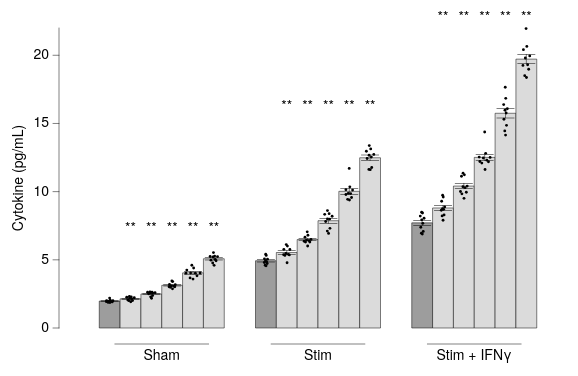

Write a Vega-Lite specification for this figure.
### Vega-Lite specification from a JSON file in a GitHub repository (floating-point values rounded to 4 significant figures; data arrays with more than 128 entries replaced by an {"elided": "..."} marker saying what was removed)
{"background": null, "config": {"arc": {"fill": "#DBDBDB", "fillOpacity": 1.0, "innerRadius": 37.5, "padAngle": 0.03, "stroke": "black", "strokeOpacity": 1, "strokeWidth": 0.25}, "area": {"fill": "#DBDBDB", "fillOpacity": 1.0, "stroke": "black", "strokeOpacity": 1, "strokeWidth": 0.25}, "axis": {"domain": true, "domainCap": "round", "domainColor": "black", "domainWidth": 0.25, "grid": false, "gridCap": "round", "gridColor": "#F1F1F1", "gridDash": [0, 0], "gridOpacity": 1.0, "gridWidth": 0.25, "labelColor": "black", "labelFont": "Helvetica Neue, HelveticaNeue, Helvetica, Arial, sans-serif", "labelFontSize": 7, "labelFontStyle": "normal", "labelFontWeight": 400, "offset": 4.5, "ticks": true, "tickCap": "round", "tickColor": "black", "tickRound": false, "tickSize": 3, "tickWidth": 0.25, "titleColor": "black", "titleFont": "Helvetica Neue, HelveticaNeue, Helvetica, Arial, sans-serif", "titleFontSize": 7, "titleFontStyle": "normal", "titleFontWeight": 400}, "axisX": {"domain": false, "labelAlign": "center", "labelAngle": 0, "labels": true, "ticks": false, "translate": 0}, "axisY": {"domain": true, "labelAlign": "right", "labelAngle": 0, "labels": true, "ticks": true, "translate": 0}, "axisRight": {"domain": true, "labelAlign": "left", "labelAngle": 0, "labels": true, "ticks": true, "translate": 0}, "axisTop": {"domain": false, "labelAlign": "center", "labelAngle": 0, "labels": true, "ticks": false, "translate": 0}, "axisBand": {"tickOffset": 0}, "bar": {"fill": "#DBDBDB", "fillOpacity": 1.0, "stroke": "black", "strokeOpacity": 1, "strokeWidth": 0.25}, "boxplot": {"size": 13.5, "ticks": {"cornerRadius": 0.25, "fill": "black", "opacity": 1, "size": 6.75, "thickness": 0.25}, "box": {"fillOpacity": 1.0, "stroke": "black", "strokeOpacity": 1, "strokeWidth": 0.25}, "median": {"cornerRadius": 0, "fill": "black", "fillOpacity": 1.0, "opacity": 1, "size": 13.5, "thickness": 0.25}, "rule": {"fill": "black", "fillOpacity": 1.0, "size": 15.0, "stroke": "black", "strokeDash": [0, 0], "strokeOpacity": 1, "strokeWidth": 0.25}, "outliers": {"color": "black", "fill": "black", "fillOpacity": 1.0, "size": 0, "stroke": "black", "strokeOpacity": 1, "strokeWidth": 0.25}}, "circle": {"fill": "black", "fillOpacity": 1.0, "size": 0.75, "stroke": null, "strokeOpacity": 1, "strokeWidth": 0.25}, "errorband": {"band": {"fillOpacity": 0.6, "stroke": null, "strokeWidth": 0.25, "strokeOpacity": 1}, "borders": {"opacity": 0, "strokeOpacity": 0.25, "strokeWidth": 1}}, "errorbar": {"opacity": 1, "rule": {"strokeDash": [0, 0], "strokeWidth": 0.25}, "ticks": {"color": "black", "cornerRadius": 0.125, "opacity": 1, "size": 9.0, "thickness": 0.25}, "thickness": 0.25}, "font": "Helvetica Neue, HelveticaNeue, Helvetica, Arial, sans-serif", "geoshape": {"fill": "#DBDBDB", "fillOpacity": 1.0, "stroke": "black", "strokeOpacity": 1, "strokeWidth": 0.25}, "header": {"labelColor": "black", "labelFont": "Helvetica Neue, HelveticaNeue, Helvetica, Arial, sans-serif", "labelFontSize": 7, "labelFontStyle": "normal", "labelFontWeight": 400, "titleColor": "black", "titleFont": "Helvetica Neue, HelveticaNeue, Helvetica, Arial, sans-serif", "titleFontSize": 7, "titleFontStyle": "normal", "titleFontWeight": 400, "titlePadding": 0}, "legend": {"disable": false, "offset": 4.5, "titlePadding": 4, "labelOffset": 2, "gradientLabelOffset": 2, "gradientLength": 75.0, "gradientThickness": 7.5, "gradientOpacity": 1.0, "gradientStrokeColor": "black", "gradientStrokeWidth": 0.25, "labelColor": "black", "labelFont": "Helvetica Neue, HelveticaNeue, Helvetica, Arial, sans-serif", "labelFontSize": 7, "labelFontStyle": "normal", "labelFontWeight": 400, "strokeColor": "black", "strokeWidth": 0, "symbolSize": 42, "symbolStrokeColor": "black", "symbolStrokeWidth": 0.25, "titleColor": "black", "titleFont": "Helvetica Neue, HelveticaNeue, Helvetica, Arial, sans-serif", "titleFontSize": 7, "titleFontStyle": "normal", "titleFontWeight": 400}, "line": {"color": "black", "stroke": "black", "strokeCap": "round", "strokeDash": [0, 0], "strokeOpacity": 1, "strokeWidth": 0.375}, "point": {"filled": true, "fill": "#DBDBDB", "fillOpacity": 1.0, "size": 7.5, "stroke": "black", "strokeOpacity": 1, "strokeWidth": 0.25}, "range": {"category": ["#C6D9F1", "#F1C9CB", "#FEF0B9", "#CEE37A", "#7AA8E0", "#E589A3", "#FDDD5D", "#68B961", "#4177B1", "#C35082", "#E5C227", "#438156"], "diverging": {"scheme": ["#C35082", "#CE6D94", "#D989A7", "#E2A4BA", "#EABFCE", "#F1DBE2", "#F6F6F6", "#D7E0EB", "#B9CBE0", "#9BB6D5", "#7DA1C9", "#5F8CBD", "#4177B1"]}, "heatmap": {"scheme": ["#32022B", "#43044D", "#4C196E", "#4D338C", "#484DA6", "#3A68BB", "#1D83CA", "#1D9CCB", "#23B5C9", "#28CDC5", "#4DE0B4", "#91EE9F"]}, "ordinal": {"scheme": ["#F1F1F1", "#DBDBDB", "#C6C6C6", "#B2B2B2", "#9D9D9D", "#898989", "#767676", "#636363", "#515151", "#404040", "#2F2F2F", "#1F1F1F"]}, "ramp": {"scheme": ["#32022B", "#43044D", "#4C196E", "#4D338C", "#484DA6", "#3A68BB", "#1D83CA", "#1D9CCB", "#23B5C9", "#28CDC5", "#4DE0B4", "#91EE9F"]}}, "rule": {"color": "black", "stroke": "black", "strokeCap": "round", "strokeDash": [2, 2], "strokeOpacity": 1, "strokeWidth": 0.25}, "scale": {"bandPaddingInner": 0.1, "bandPaddingOuter": 0.1, "round": false}, "rect": {"fill": "#DBDBDB", "fillOpacity": 1.0, "stroke": "black", "strokeOpacity": 1, "strokeWidth": 0.25}, "square": {"fill": "#DBDBDB", "fillOpacity": 1.0, "size": 15.0, "stroke": "black", "strokeOpacity": 1, "strokeWidth": 0.25}, "text": {"color": "black", "font": "Helvetica Neue, HelveticaNeue, Helvetica, Arial, sans-serif", "fontSize": 7, "fontStyle": "normal", "fontWeight": 400}, "tick": {"color": "black", "cornerRadius": 0.125, "opacity": 1.0, "size": 13.5, "thickness": 0.25}, "title": {"anchor": "middle", "frame": "group", "color": "black", "font": "Helvetica Neue, HelveticaNeue, Helvetica, Arial, sans-serif", "fontSize": 7, "fontStyle": "normal", "fontWeight": 400, "subtitleColor": "black", "subtitleFont": "Helvetica Neue, HelveticaNeue, Helvetica, Arial, sans-serif", "subtitleFontSize": "Helvetica Neue, HelveticaNeue, Helvetica, Arial, sans-serif", "subtitleFontStyle": "normal", "subtitleFontWeight": 400}, "trail": {"color": "black", "opacity": 1, "size": 0.375}, "view": {"continuousWidth": 250, "continuousHeight": 150, "discreteWidth": 250, "discreteHeight": 150, "fill": null, "stroke": null, "strokeWidth": 0.25}}, "vconcat": [{"layer": [{"layer": [{"data": {"name": "data-9f034f5143c3ae99e96588757bb17d60"}, "mark": {"type": "bar"}, "encoding": {"fill": {"condition": {"test": "datum.cond === 'Veh'", "value": "#9D9D9D"}, "value": "#DBDBDB"}, "x": {"axis": {"labels": false, "title": null}, "field": "grp", "sort": ["Sham", "Stim", "Stim+IFN"], "title": null, "type": "nominal"}, "xOffset": {"field": "cond", "sort": ["Veh", "1", "3", "10", "30", "100"], "type": "nominal"}, "y": {"aggregate": "mean", "field": "y", "title": "Cytokine (pg/mL)", "type": "quantitative"}}}, {"data": {"name": "data-9f034f5143c3ae99e96588757bb17d60"}, "mark": {"type": "errorbar", "extent": "stderr"}, "encoding": {"x": {"axis": {"labels": false, "title": null}, "field": "grp", "sort": ["Sham", "Stim", "Stim+IFN"], "title": null, "type": "nominal"}, "xOffset": {"field": "cond", "sort": ["Veh", "1", "3", "10", "30", "100"], "type": "nominal"}, "y": {"field": "y", "title": "", "type": "quantitative"}}}, {"layer": [{"data": {"values": [{"grp": "Sham", "cond": "1", "__y": 6.5, "__label": "**", "__dysonsphere__": 1}]}, "mark": {"type": "text", "align": "center", "baseline": "bottom", "dy": -2, "fontSize": 7}, "encoding": {"text": {"field": "__label", "type": "nominal"}, "x": {"axis": {"labels": false, "title": null}, "field": "grp", "sort": ["Sham", "Stim", "Stim+IFN"], "type": "nominal"}, "xOffset": {"field": "cond", "sort": ["Veh", "1", "3", "10", "30", "100"], "type": "nominal"}, "y": {"field": "__y", "type": "quantitative"}}}, {"data": {"values": [{"grp": "Sham", "cond": "3", "__y": 6.5, "__label": "**", "__dysonsphere__": 1}]}, "mark": {"type": "text", "align": "center", "baseline": "bottom", "dy": -2, "fontSize": 7}, "encoding": {"text": {"field": "__label", "type": "nominal"}, "x": {"axis": {"labels": false, "title": null}, "field": "grp", "sort": ["Sham", "Stim", "Stim+IFN"], "type": "nominal"}, "xOffset": {"field": "cond", "sort": ["Veh", "1", "3", "10", "30", "100"], "type": "nominal"}, "y": {"field": "__y", "type": "quantitative"}}}, {"data": {"values": [{"grp": "Sham", "cond": "10", "__y": 6.5, "__label": "**", "__dysonsphere__": 1}]}, "mark": {"type": "text", "align": "center", "baseline": "bottom", "dy": -2, "fontSize": 7}, "encoding": {"text": {"field": "__label", "type": "nominal"}, "x": {"axis": {"labels": false, "title": null}, "field": "grp", "sort": ["Sham", "Stim", "Stim+IFN"], "type": "nominal"}, "xOffset": {"field": "cond", "sort": ["Veh", "1", "3", "10", "30", "100"], "type": "nominal"}, "y": {"field": "__y", "type": "quantitative"}}}, {"data": {"values": [{"grp": "Sham", "cond": "30", "__y": 6.5, "__label": "**", "__dysonsphere__": 1}]}, "mark": {"type": "text", "align": "center", "baseline": "bottom", "dy": -2, "fontSize": 7}, "encoding": {"text": {"field": "__label", "type": "nominal"}, "x": {"axis": {"labels": false, "title": null}, "field": "grp", "sort": ["Sham", "Stim", "Stim+IFN"], "type": "nominal"}, "xOffset": {"field": "cond", "sort": ["Veh", "1", "3", "10", "30", "100"], "type": "nominal"}, "y": {"field": "__y", "type": "quantitative"}}}, {"data": {"values": [{"grp": "Sham", "cond": "100", "__y": 6.5, "__label": "**", "__dysonsphere__": 1}]}, "mark": {"type": "text", "align": "center", "baseline": "bottom", "dy": -2, "fontSize": 7}, "encoding": {"text": {"field": "__label", "type": "nominal"}, "x": {"axis": {"labels": false, "title": null}, "field": "grp", "sort": ["Sham", "Stim", "Stim+IFN"], "type": "nominal"}, "xOffset": {"field": "cond", "sort": ["Veh", "1", "3", "10", "30", "100"], "type": "nominal"}, "y": {"field": "__y", "type": "quantitative"}}}, {"data": {"values": [{"grp": "Stim", "cond": "1", "__y": 15.5, "__label": "**", "__dysonsphere__": 1}]}, "mark": {"type": "text", "align": "center", "baseline": "bottom", "dy": -2, "fontSize": 7}, "encoding": {"text": {"field": "__label", "type": "nominal"}, "x": {"axis": {"labels": false, "title": null}, "field": "grp", "sort": ["Sham", "Stim", "Stim+IFN"], "type": "nominal"}, "xOffset": {"field": "cond", "sort": ["Veh", "1", "3", "10", "30", "100"], "type": "nominal"}, "y": {"field": "__y", "type": "quantitative"}}}, {"data": {"values": [{"grp": "Stim", "cond": "3", "__y": 15.5, "__label": "**", "__dysonsphere__": 1}]}, "mark": {"type": "text", "align": "center", "baseline": "bottom", "dy": -2, "fontSize": 7}, "encoding": {"text": {"field": "__label", "type": "nominal"}, "x": {"axis": {"labels": false, "title": null}, "field": "grp", "sort": ["Sham", "Stim", "Stim+IFN"], "type": "nominal"}, "xOffset": {"field": "cond", "sort": ["Veh", "1", "3", "10", "30", "100"], "type": "nominal"}, "y": {"field": "__y", "type": "quantitative"}}}, {"data": {"values": [{"grp": "Stim", "cond": "10", "__y": 15.5, "__label": "**", "__dysonsphere__": 1}]}, "mark": {"type": "text", "align": "center", "baseline": "bottom", "dy": -2, "fontSize": 7}, "encoding": {"text": {"field": "__label", "type": "nominal"}, "x": {"axis": {"labels": false, "title": null}, "field": "grp", "sort": ["Sham", "Stim", "Stim+IFN"], "type": "nominal"}, "xOffset": {"field": "cond", "sort": ["Veh", "1", "3", "10", "30", "100"], "type": "nominal"}, "y": {"field": "__y", "type": "quantitative"}}}, {"data": {"values": [{"grp": "Stim", "cond": "30", "__y": 15.5, "__label": "**", "__dysonsphere__": 1}]}, "mark": {"type": "text", "align": "center", "baseline": "bottom", "dy": -2, "fontSize": 7}, "encoding": {"text": {"field": "__label", "type": "nominal"}, "x": {"axis": {"labels": false, "title": null}, "field": "grp", "sort": ["Sham", "Stim", "Stim+IFN"], "type": "nominal"}, "xOffset": {"field": "cond", "sort": ["Veh", "1", "3", "10", "30", "100"], "type": "nominal"}, "y": {"field": "__y", "type": "quantitative"}}}, {"data": {"values": [{"grp": "Stim", "cond": "100", "__y": 15.5, "__label": "**", "__dysonsphere__": 1}]}, "mark": {"type": "text", "align": "center", "baseline": "bottom", "dy": -2, "fontSize": 7}, "encoding": {"text": {"field": "__label", "type": "nominal"}, "x": {"axis": {"labels": false, "title": null}, "field": "grp", "sort": ["Sham", "Stim", "Stim+IFN"], "type": "nominal"}, "xOffset": {"field": "cond", "sort": ["Veh", "1", "3", "10", "30", "100"], "type": "nominal"}, "y": {"field": "__y", "type": "quantitative"}}}, {"data": {"values": [{"grp": "Stim+IFN", "cond": "1", "__y": 22.0, "__label": "**", "__dysonsphere__": 1}]}, "mark": {"type": "text", "align": "center", "baseline": "bottom", "dy": -2, "fontSize": 7}, "encoding": {"text": {"field": "__label", "type": "nominal"}, "x": {"axis": {"labels": false, "title": null}, "field": "grp", "sort": ["Sham", "Stim", "Stim+IFN"], "type": "nominal"}, "xOffset": {"field": "cond", "sort": ["Veh", "1", "3", "10", "30", "100"], "type": "nominal"}, "y": {"field": "__y", "type": "quantitative"}}}, {"data": {"values": [{"grp": "Stim+IFN", "cond": "3", "__y": 22.0, "__label": "**", "__dysonsphere__": 1}]}, "mark": {"type": "text", "align": "center", "baseline": "bottom", "dy": -2, "fontSize": 7}, "encoding": {"text": {"field": "__label", "type": "nominal"}, "x": {"axis": {"labels": false, "title": null}, "field": "grp", "sort": ["Sham", "Stim", "Stim+IFN"], "type": "nominal"}, "xOffset": {"field": "cond", "sort": ["Veh", "1", "3", "10", "30", "100"], "type": "nominal"}, "y": {"field": "__y", "type": "quantitative"}}}, {"data": {"values": [{"grp": "Stim+IFN", "cond": "10", "__y": 22.0, "__label": "**", "__dysonsphere__": 1}]}, "mark": {"type": "text", "align": "center", "baseline": "bottom", "dy": -2, "fontSize": 7}, "encoding": {"text": {"field": "__label", "type": "nominal"}, "x": {"axis": {"labels": false, "title": null}, "field": "grp", "sort": ["Sham", "Stim", "Stim+IFN"], "type": "nominal"}, "xOffset": {"field": "cond", "sort": ["Veh", "1", "3", "10", "30", "100"], "type": "nominal"}, "y": {"field": "__y", "type": "quantitative"}}}, {"data": {"values": [{"grp": "Stim+IFN", "cond": "30", "__y": 22.0, "__label": "**", "__dysonsphere__": 1}]}, "mark": {"type": "text", "align": "center", "baseline": "bottom", "dy": -2, "fontSize": 7}, "encoding": {"text": {"field": "__label", "type": "nominal"}, "x": {"axis": {"labels": false, "title": null}, "field": "grp", "sort": ["Sham", "Stim", "Stim+IFN"], "type": "nominal"}, "xOffset": {"field": "cond", "sort": ["Veh", "1", "3", "10", "30", "100"], "type": "nominal"}, "y": {"field": "__y", "type": "quantitative"}}}, {"data": {"values": [{"grp": "Stim+IFN", "cond": "100", "__y": 22.0, "__label": "**", "__dysonsphere__": 1}]}, "mark": {"type": "text", "align": "center", "baseline": "bottom", "dy": -2, "fontSize": 7}, "encoding": {"text": {"field": "__label", "type": "nominal"}, "x": {"axis": {"labels": false, "title": null}, "field": "grp", "sort": ["Sham", "Stim", "Stim+IFN"], "type": "nominal"}, "xOffset": {"field": "cond", "sort": ["Veh", "1", "3", "10", "30", "100"], "type": "nominal"}, "y": {"field": "__y", "type": "quantitative"}}}], "name": "__dysonsphere_88fe601d9184afc5_1"}]}, {"data": {"name": "data-9f034f5143c3ae99e96588757bb17d60"}, "mark": {"type": "circle", "size": 2}, "encoding": {"x": {"axis": {"labels": false, "title": null}, "field": "grp", "sort": ["Sham", "Stim", "Stim+IFN"], "title": null, "type": "nominal"}, "xOffset": {"field": "xoff", "scale": {"domain": [-0.5, 5.5]}, "type": "quantitative"}, "y": {"field": "y", "type": "quantitative"}}}], "resolve": {"scale": {"xOffset": "independent"}}}, {"layer": [{"data": {"name": "data-4f53cda18c2baa0c0354bb5f9a3ecbe5"}, "mark": {"type": "text", "align": "right", "baseline": "middle", "fontSize": 7}, "encoding": {"text": {"field": "__label", "type": "nominal"}, "x": {"value": 0}, "y": {"axis": {"domain": false, "grid": false, "labels": false, "ticks": false, "title": null}, "bandPosition": 0.5, "field": "__label", "scale": {"domain": [], "range": [0, 0]}, "sort": [], "type": "nominal"}}}, {"data": {"values": [{"__dysonsphere__": 1}]}, "mark": {"type": "rule", "color": "black", "strokeDash": [0, 0], "strokeWidth": 0.25}, "encoding": {"x": {"value": 23.44}, "x2": {"value": 70.31}, "y": {"value": 3.0}}}, {"data": {"name": "data-0b2d5ce7eeb564eae97c6f46a23b2e25"}, "mark": {"type": "text", "align": "center", "baseline": "top", "color": "black", "fontSize": 7}, "encoding": {"text": {"field": "__slabel", "type": "nominal"}, "x": {"value": 46.88}, "y": {"value": 5.0}}}, {"data": {"values": [{"__dysonsphere__": 1}]}, "mark": {"type": "rule", "color": "black", "strokeDash": [0, 0], "strokeWidth": 0.25}, "encoding": {"x": {"value": 101.6}, "x2": {"value": 148.4}, "y": {"value": 3.0}}}, {"data": {"name": "data-6d99149c663f66de5f9ec63c1aa3a2f3"}, "mark": {"type": "text", "align": "center", "baseline": "top", "color": "black", "fontSize": 7}, "encoding": {"text": {"field": "__slabel", "type": "nominal"}, "x": {"value": 125.0}, "y": {"value": 5.0}}}, {"data": {"values": [{"__dysonsphere__": 1}]}, "mark": {"type": "rule", "color": "black", "strokeDash": [0, 0], "strokeWidth": 0.25}, "encoding": {"x": {"value": 179.7}, "x2": {"value": 226.6}, "y": {"value": 3.0}}}, {"data": {"name": "data-bcac0d21884155bc25559a703bd6adbb"}, "mark": {"type": "text", "align": "center", "baseline": "top", "color": "black", "fontSize": 7}, "encoding": {"text": {"field": "__slabel", "type": "nominal"}, "x": {"value": 203.1}, "y": {"value": 5.0}}}], "height": 14.0, "view": {"fill": null, "stroke": null}, "width": 250}], "resolve": {"scale": {"x": "shared"}}, "spacing": 0, "$schema": "https://vega.github.io/schema/vega-lite/v6.4.1.json", "datasets": {"data-9f034f5143c3ae99e96588757bb17d60": {"elided": "180 records"}, "data-4f53cda18c2baa0c0354bb5f9a3ecbe5": [], "data-0b2d5ce7eeb564eae97c6f46a23b2e25": [{"__slabel": "Sham", "__dysonsphere__": 1}], "data-6d99149c663f66de5f9ec63c1aa3a2f3": [{"__slabel": "Stim", "__dysonsphere__": 1}], "data-bcac0d21884155bc25559a703bd6adbb": [{"__slabel": "Stim + IFNγ", "__dysonsphere__": 1}]}}
